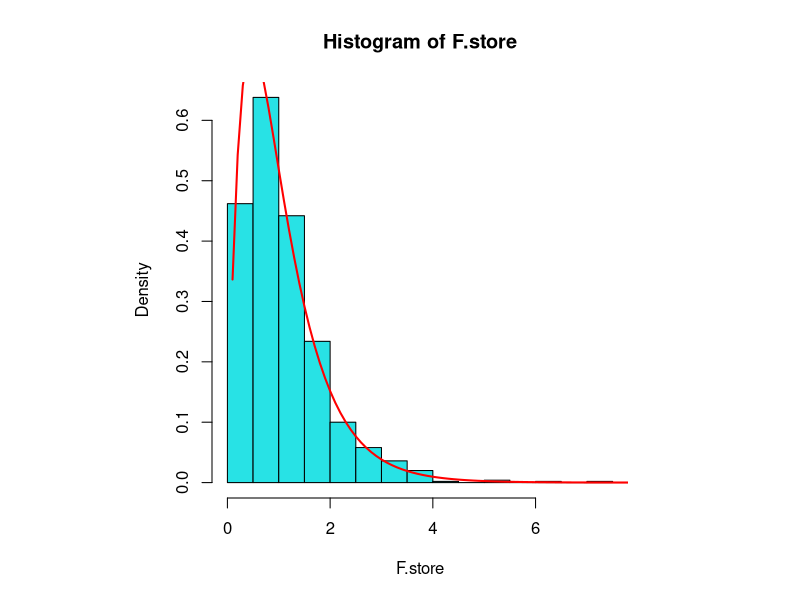

R code for this plot:
# This is a quick example program that performs a simple Monte Carlo
# experiment to illustrate the sampling distribution of the F-statistic
# from a simple linear regression model.
#
# The number of beta coefficients (including an intercept) is hardcoded
# to be 5.
#
# Kevin Quinn
# 2/3/2003
#

library(lattice)


M <- 1000         # number of Monte Carlo iterations
N <- 50           # sample size

F.store <- matrix(NA, M, 1)  # matrix to store the beta estimates

# the following are the true values of beta that generate the data
beta0.true <- 0     # the intercept
beta1.true <- 0     # the coefficient on x1
beta2.true <- 0     # the coefficient on x2
beta3.true <- 0     # the coefficient on x3
beta4.true <- 0     # the coefficient on x4
sigma2     <- 25     # variance of the disturbances

# the Monte Carlo experiment begins here
for (iter in 1:M){

  # sample the data from the "population"
  x1 <- runif(N)
  x2 <- rnorm(N, mean=x1)
  x3 <- rnorm(N, mean=x2)
  x4 <- rexp(N)
  epsilon <- rnorm(N, mean=0, sd=sqrt(sigma2))
  y  <- beta0.true + beta1.true*x1 + beta2.true*x2 +
    beta3.true*x3 + beta4.true*x4 + epsilon

  # find the least squares estimates given our sample data
  lm.out <- lm(y~x1+x2+x3+x4)

  # put the least squares estimates into the storage matrix
  F.store[iter,] <- summary(lm.out)$fstatistic[1]
  
  # print iteration to the screen
  if (iter %% 50 == 0){
    cat("Monte Carlo iteration = ", iter, "\n")
  }
  
}

par(pty="s")
hist(F.store, nclass=25, col=5, probability=TRUE)
lines(1:150/10, df(1:150/10, df1=4, df2=45), lwd=2, col="red")
